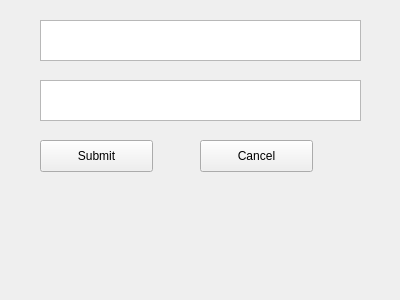
<?xml version="1.0" encoding="UTF-8"?>
<ui version="4.0">
 <class>Form</class>
 <widget class="QWidget" name="Form">
  <property name="geometry">
   <rect>
    <x>0</x>
    <y>0</y>
    <width>400</width>
    <height>300</height>
   </rect>
  </property>
  <property name="windowTitle">
   <string>Form</string>
  </property>
  <widget class="QPushButton" name="pushButton">
   <property name="geometry">
    <rect>
     <x>40</x>
     <y>140</y>
     <width>113</width>
     <height>32</height>
    </rect>
   </property>
   <property name="text">
    <string>Submit</string>
   </property>
  </widget>
  <widget class="QTextEdit" name="textEdit">
   <property name="geometry">
    <rect>
     <x>40</x>
     <y>20</y>
     <width>321</width>
     <height>41</height>
    </rect>
   </property>
  </widget>
  <widget class="QTextEdit" name="textEdit_2">
   <property name="geometry">
    <rect>
     <x>40</x>
     <y>80</y>
     <width>321</width>
     <height>41</height>
    </rect>
   </property>
  </widget>
  <widget class="QPushButton" name="pushButton_2">
   <property name="geometry">
    <rect>
     <x>200</x>
     <y>140</y>
     <width>113</width>
     <height>32</height>
    </rect>
   </property>
   <property name="text">
    <string>Cancel</string>
   </property>
  </widget>
 </widget>
 <resources/>
 <connections/>
</ui>
